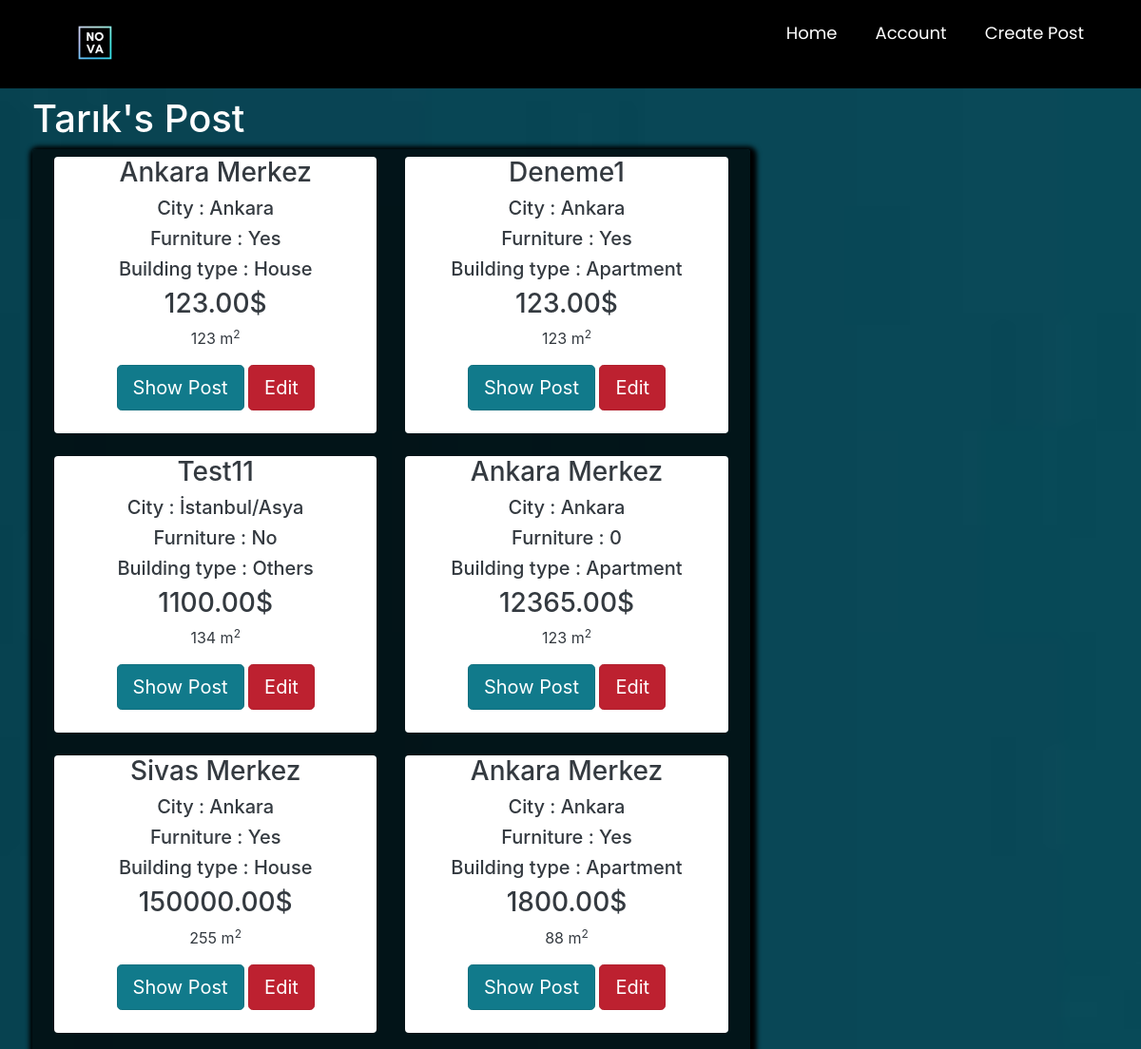
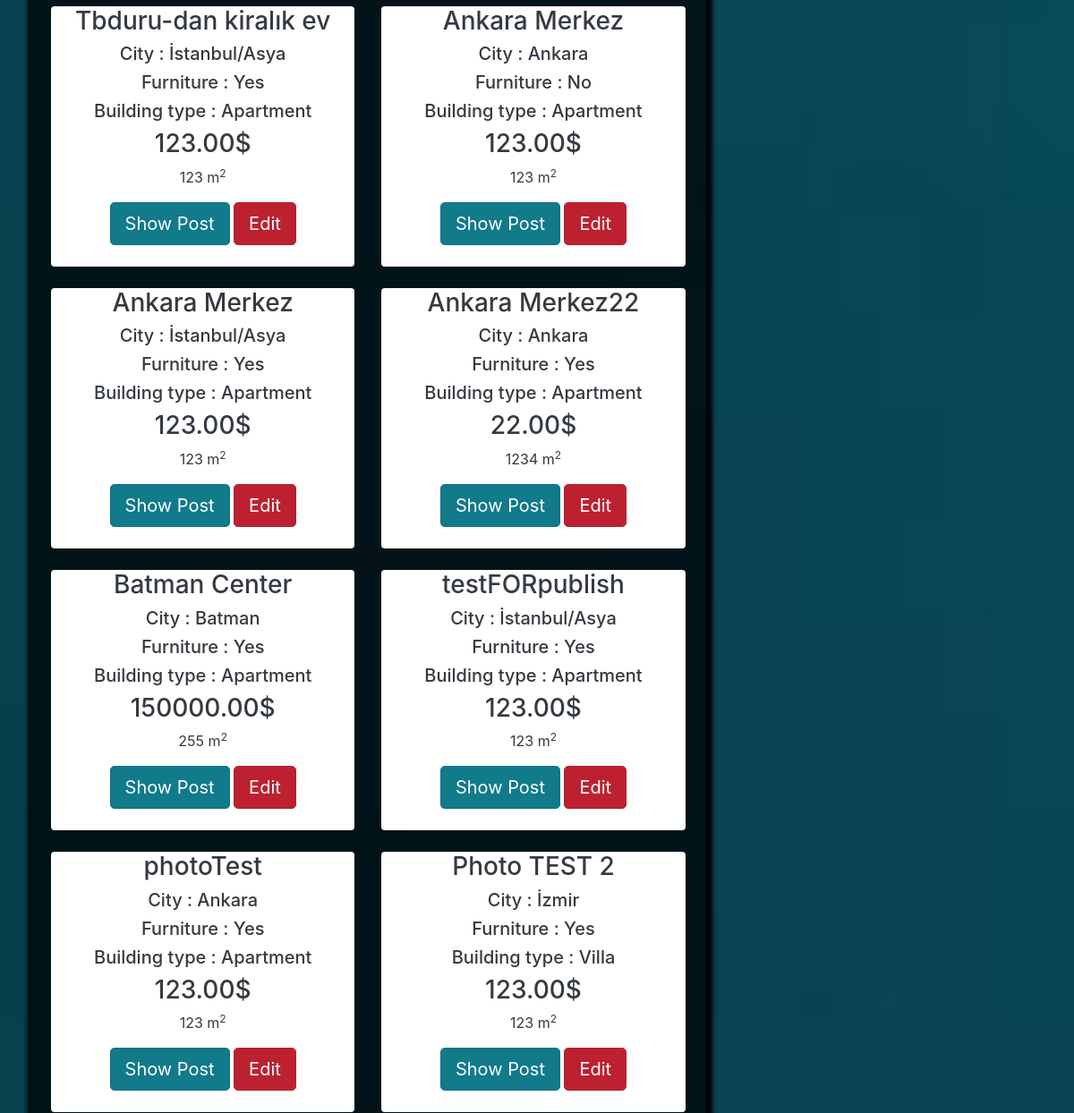
Before: /listaddedposts/ (signed in, upper part) with the older database file (2 pictures, top to bottom).
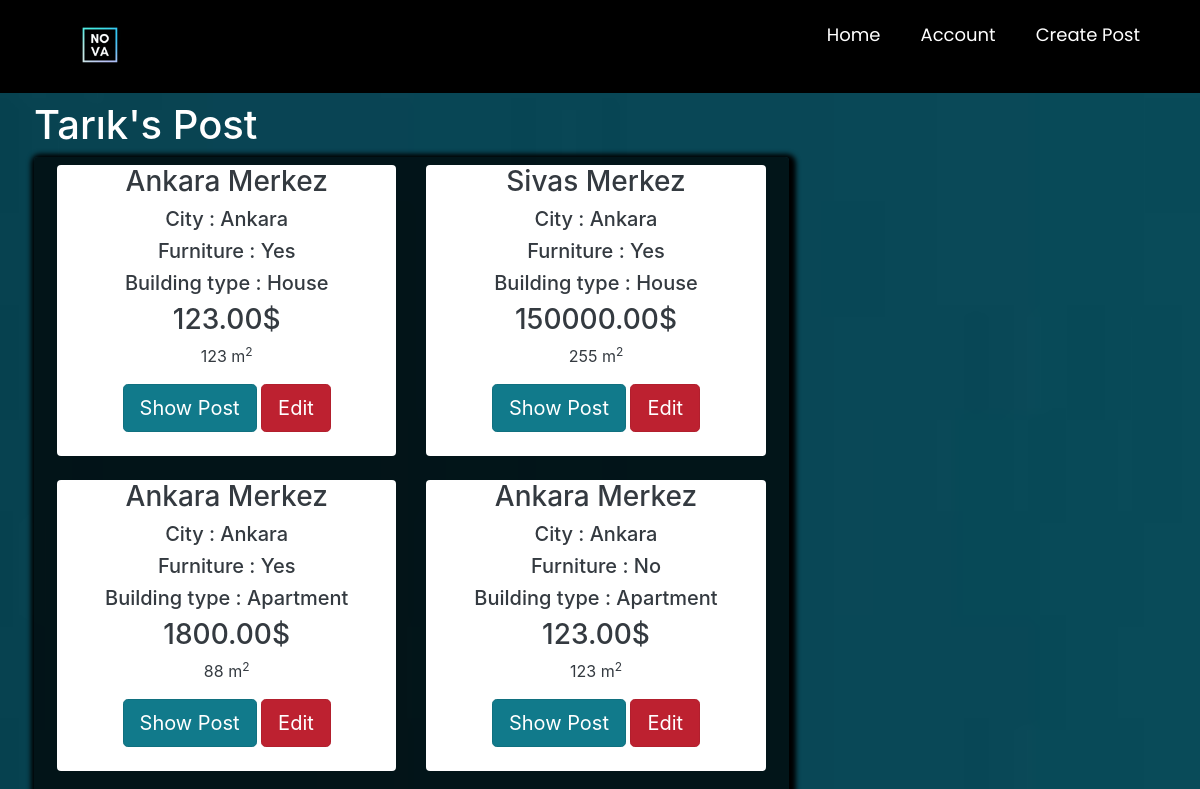
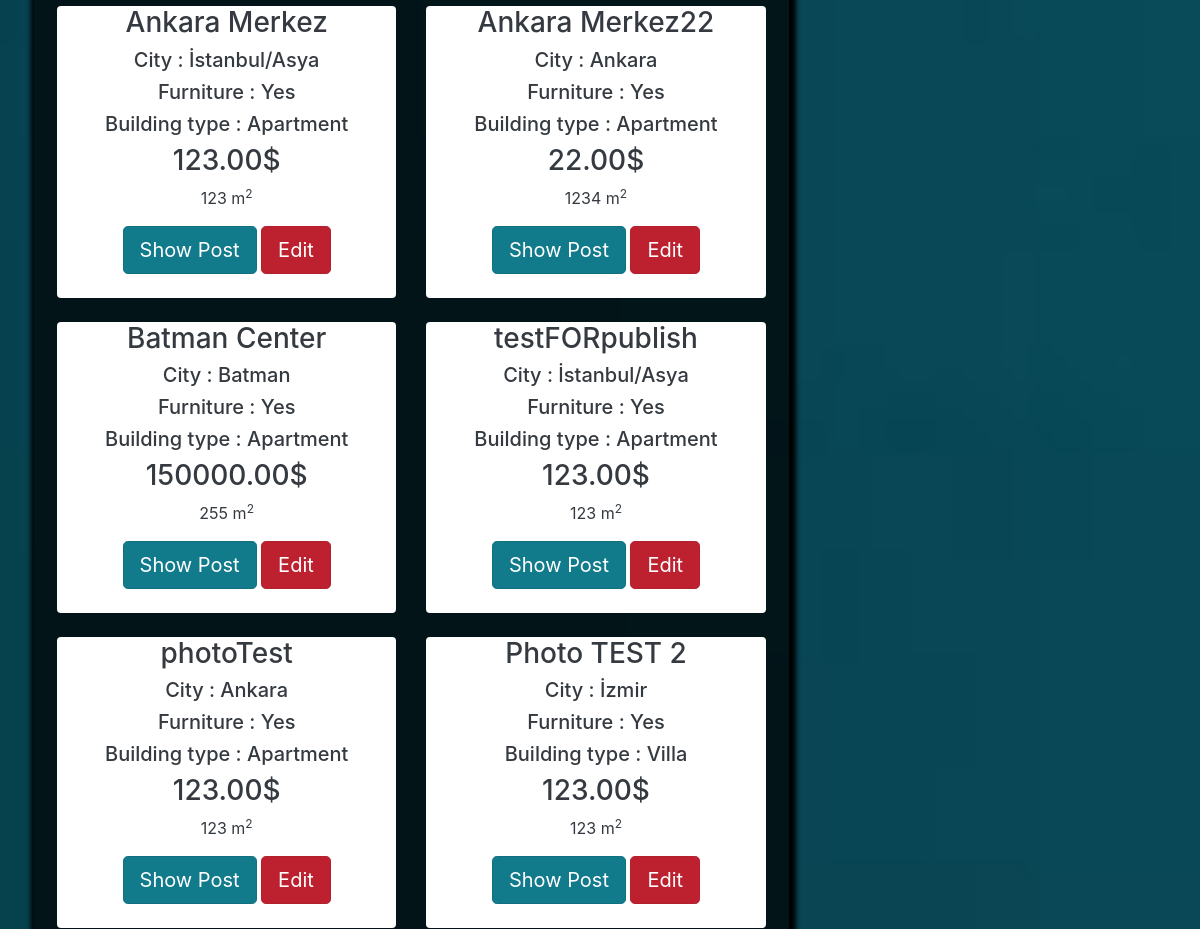
After: the same page with the newer database file (2 pictures, top to bottom).
### main/models.py (models this page shows, shortened)
class Post(models.Model):
    ouruser = models.ForeignKey(ourUser, null=True, on_delete=models.CASCADE)
    post_title = models.CharField(max_length=255,null=True)
    post_description = models.TextField()
    price = models.DecimalField(decimal_places=2 , max_digits=12)
    location = models.CharField(max_length=255,null=True,choices=city)
    postType = models.CharField(choices=RorS , max_length=50, null=True , default='For Sale')
    floor = models.DecimalField(decimal_places=0 , max_digits=3 ,null=True)
    building_age = models.DecimalField(decimal_places=0, max_digits=2 , null=True)
    area = models.DecimalField(decimal_places=0,max_digits=4 ,null=True)
    isFurniture = models.CharField(choices=Furniture ,null=True,max_length=50,default="No")
    building_type = models.CharField(choices=b_types ,null=True ,max_length=50)
    room = models.DecimalField(decimal_places=0 , max_digits=3 ,null=True)

### main/views.py (the view)
# urls.py: path('listaddedposts/',views.listaddedposts, name="listaddedposts" ),
@login_required
def listaddedposts(request):
    fuser = ourUser.objects.get(user_id=request.user.id)
    posts = Post.objects.all().filter(ouruser=fuser)
    mydict  =  { 'posts':posts , 'fuser':fuser}
    return render(request, 'main/listaddedposts.html',context = mydict)

### main/templates/main/listaddedposts.html (shortened to what this page needs)
{% extends 'main/mainpage.html' %}
{% load static %}
{% block content %}
<head>
    <link href="//maxcdn.bootstrapcdn.com/bootstrap/4.1.1/css/bootstrap.min.css" rel="stylesheet" id="bootstrap-css">
    <link rel="stylesheet" href="https://stackpath.bootstrapcdn.com/bootstrap/4.1.3/css/bootstrap.min.css"
>
    <link rel="stylesheet" href="https://use.fontawesome.com/releases/v5.3.1/css/all.css"
>
</head>
<div class="container p-1 my-1 text-white rounded">
    <h1>{{fuser.first_name}}'s Post</h1>
<div class="col-md-8 rounded" style=" box-shadow: 2px 2px 5px 5px #000000;background-color: rgba(0,0,0,0.7)">
            <div class="row p-2 my-2">
                {% if posts %}
                {% for i in posts %}
                <div class="col-md-6 ">
                    <div class="container-fluid bg-white rounded text-dark" style="text-align:center;">
                        <h3>{{ i.post_title }}</h3>
                        <h5>City : {{ i.location }}</h5>
                        <h5>Furniture : {{ i.isFurniture }}</h5>
                        <h5>Building type : {{ i.building_type }}</h5>
                        <h3>{{ i.price }}$</h3>
                        <p class="descroption">{{i.area}} m<sup>2</sup></p>
                        <a href="{% url 'product_details' i.id %}" class="btn btn-info btn-lg active" role="button"
                           aria-pressed="true">Show Post</a>
                         <a href="{% url 'editpost' i.id %}" class="btn btn-danger btn-lg active" role="button"
                           aria-pressed="true">Edit</a>
                        <br><br>
                    </div>
                    <br>
                </div>
                {% endfor %}
                 {%else%}
                <h3>You dont have any post yet</h3>
                <h2>If you want to post <a href="{% url 'createpost' %}">click here</a></h2>
                {% endif %}
            </div>
        </div>
</div>
{% endblock %}

Changed rows visible on the page:
removed Post: post_title "Deneme1", location "Ankara", isFurniture "Yes", building_type "Apartment", price "123.00", area "123"
removed Post: post_title "Test11", location "İstanbul/Asya", isFurniture "No", building_type "Others", price "1100.00", area "134"
removed Post: post_title "Ankara Merkez", location "Ankara", isFurniture "0", building_type "Apartment", price "12365.00", area "123"
removed Post: post_title "Tbduru-dan kiralık ev", location "İstanbul/Asya", isFurniture "Yes", building_type "Apartment", price "123.00", area "123"
